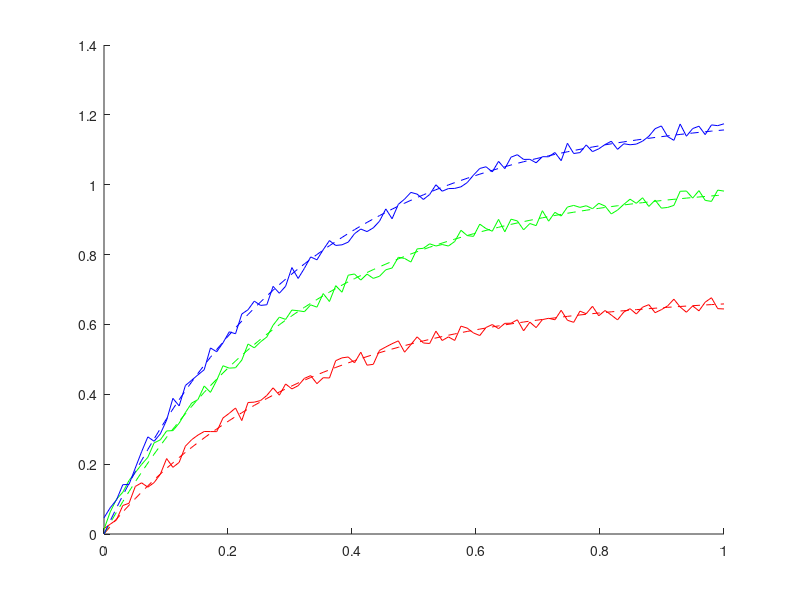

Source code (MATLAB):
% model: Rt = Rmax*A/(KD+A)*(1-exp(-Ka*t))

Rmax = 2;
KD = 2;
Ka = -3;
t = linspace(0,1);

% sim data 1
A = 1;
Rt1 = Rmax*A/(KD+A)*(1-exp(Ka*t)) + rand(size(t))*0.05;

% sim data 2
A = 2;
Rt2 = Rmax*A/(KD+A)*(1-exp(Ka*t)) + rand(size(t))*0.05;

% sim data 3
A = 3;
Rt3 = Rmax*A/(KD+A)*(1-exp(Ka*t)) + rand(size(t))*0.05;


figure, hold on,
plot(t, Rt1, 'r')
plot(t, Rt2, 'g')
plot(t, Rt3, 'b')


%% 여기부터는 Rmax, KD, Ka, A1, A2, A3는 unknown임
% t와 Rt1, Rt2, Rt3는 측정값임 (known)

fun1 = @(Rmax, KD, Ka, A1) Rmax*A1/(KD+A1)*(1-exp(Ka*t)) - Rt1; 
fun2 = @(Rmax, KD, Ka, A2) Rmax*A2/(KD+A2)*(1-exp(Ka*t)) - Rt2; 
fun3 = @(Rmax, KD, Ka, A3) Rmax*A3/(KD+A3)*(1-exp(Ka*t)) - Rt3; 

fun = @(x) ...
 sum((fun1(x(1), x(2), x(3), x(4))).^2) + ...
         sum((fun2(x(1), x(2), x(3), x(5))).^2) + ...
         sum((fun3(x(1), x(2), x(3), x(6))).^2);


x = fminsearch(fun, [1 1 -1 0 1 2]);

Rmax = x(1);
KD = x(2);
Ka = x(3);
A1 = x(4);
A2 = x(5);
A3 = x(6);

plot(t, Rmax*A1/(KD+A1)*(1-exp(Ka*t)), 'r--')
plot(t, Rmax*A2/(KD+A2)*(1-exp(Ka*t)), 'g--')
plot(t, Rmax*A3/(KD+A3)*(1-exp(Ka*t)), 'b--')